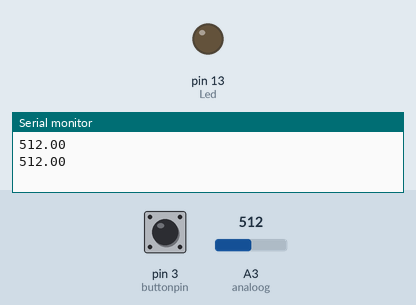
A sketch run on a simulated Arduino Uno, built with avr-gcc and run on an emulated ATmega328P. Parts: output pins drawn as LEDs (lit = HIGH), the last lines printed to the serial monitor. Inputs (shaded band) come from the test bench; at power-on: pin 3 (buttonpin) LOW, A3 (analoog) = 512.

Above: at 1.8 s.
1.9 s: pin 3 (buttonpin) pulled HIGH for 1.2 s
At 2.8 s:
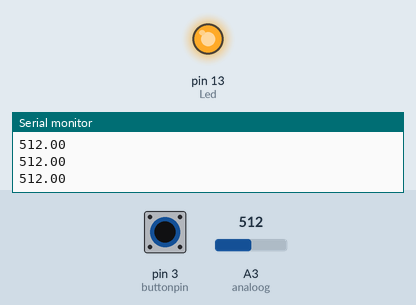
5.5 s: pin 3 (buttonpin) pulled HIGH for 3.2 s
At 9.5 s:
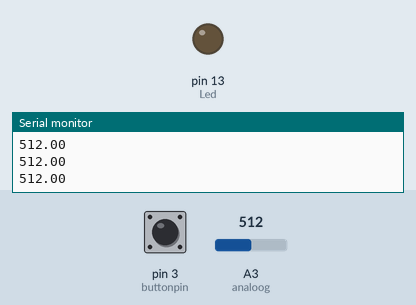
Timing chart, 0 to 11.0 s (numbered marks = the images above; inputs shaded):
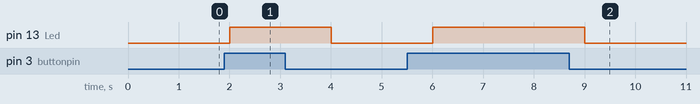

The sketch:

Llamas_KY-026.ino
```cpp
#include <SoftwareSerial.h>
/**
 * [sensor de llamas, Test de funcionamiento del sensor de llamas KY-026]
 */
int Led = 13 ;// Definición del pin para el led
int buttonpin = 3; // Interfaz del sensor de llamas, potenciometro (pin D0)
int analoog = A3; // Interfaz del sensor de llamas (pin A0)

int val ;// define numeric variables val
float sensor; //read analoog value

void setup ()
{
  pinMode (Led, OUTPUT) ;// Definimos a led como salida
  pinMode (buttonpin, INPUT) ;// Potenciometro como entrada
  pinMode (analoog, INPUT) ;// Señal de llamas como entrada
  Serial.begin(9600);
}

void loop ()
{
  sensor = analogRead(analoog);
  Serial.println(sensor);  // Muestra la temperatura

  val = digitalRead (buttonpin) ;// le asigno a val la lectura dada
    if (val == HIGH) // Cuando se detecte llama se enciende el led
  {
    digitalWrite (Led, HIGH);
  }
  else
  {
    digitalWrite (Led, LOW);
  }
  delay(1000);
}
```

Measured:
- after the input at 1.9 s, pin 13 (Led): LOW → HIGH after 0.10 s, → LOW 2.0 s later
- after the input at 5.5 s, pin 13 (Led): LOW → HIGH after 0.50 s, → LOW 3.0 s later
